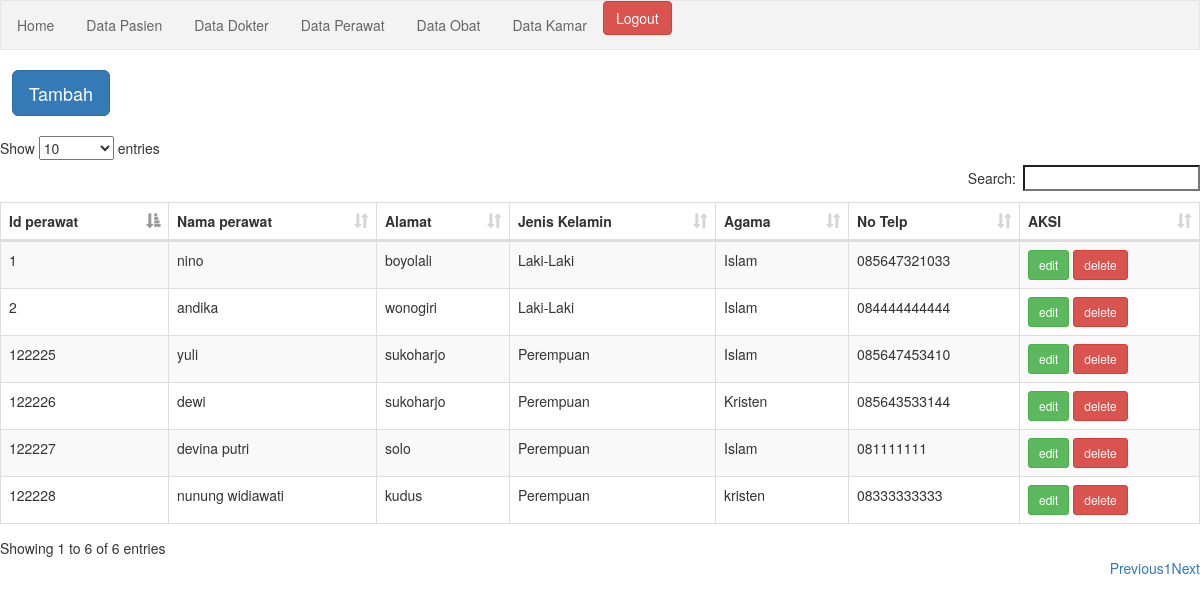
The app's page /perawat.php (signed in) with its own data.
### tables this page shows
CREATE TABLE `perawat` (
  `id_perawat` int(11) NOT NULL,
  `nama_perawat` varchar(256) NOT NULL,
  `alamat_perawat` varchar(256) NOT NULL,
  `jenkel` varchar(45) NOT NULL,
  `agama` varchar(45) NOT NULL,
  `no_telp` varchar(45) NOT NULL
);

### perawat.php (the view, shortened to what this page needs)
<?php
$conn = mysqli_connect("localhost","root","","rumah_sakit");
?>
<!DOCTYPE html>
<html>
<head>
	<link rel="stylesheet" type="text/css" href="css/bootstrap.css">
	<link rel="stylesheet" type="text/css" href="css/bootstrap.min.css">
	<link rel="stylesheet" type="text/css" href="bootstrap.min.css">
	<link rel="stylesheet" type="text/css" href="style.css">
	<link rel="stylesheet" type="text/css" href="dataTables.bootstrap.min.css">
</head>
<body>
<ul>
  <li><a href="index.php">Home</a></li>
  <li><a href="pasien.php">Data Pasien</a></li>
  <li><a href="dokter.php">Data Dokter</a></li>
  <li><a href="perawat.php">Data Perawat</a></li>
  <li><a href="obat.php">Data Obat</a></li>
  <li><a href="kamar.php">Data Kamar</a></li>
  <a href="logout.php" class="btn btn-danger" role="button">Logout</a></li>
</ul>
<br>
<div class="wrapper">
   &nbsp &nbsp<button class="btn btn-primary btn-lg" data-toggle="modal" data-target="#tambahData">Tambah</button>
   <br>
   <br>
	<table id="example" class="table table-striped table-bordered" cellspacing="0" width="100%">
		<thead>
			<tr>
				<th>Id perawat</th>
				<th>Nama perawat</th>
				<th>Alamat</th>
				<th>Jenis Kelamin</th>
				<th>Agama</th>
				<th>No Telp</th>
				<th>AKSI</th>
			</tr>
		</thead>
		 <tbody>
		<?php
		  $query = mysqli_query($conn,"SELECT * FROM perawat ORDER BY id_perawat DESC");
		  while ($data=mysqli_fetch_array($query)) {
		?>
		<tr>
			<td><?php echo $data['id_perawat']; ?></td>
			<td><?php echo $data['nama_perawat']; ?></td>
			<td><?php echo $data['alamat_perawat']; ?></td>
			<td><?php echo $data['jenkel']; ?></td>
			<td><?php echo $data['agama']; ?></td>
			<td><?php echo $data['no_telp']; ?></td>
		<td>
				<a href="#" class="btn btn-success btn-sm" data-toggle="modal" data-target="#edit<?php echo $data['id_perawat']; ?>">edit</a>
				<a href="#" class="btn btn-danger btn-sm" data-target=".bs-example-modal-lg<?php echo $data['id_perawat']; ?>" data-toggle="modal">delete</a>
			</td>
		</tr>
		<?php } ?>
		  </tbody>
	</table>
</div>
</body>
</html>

### style.css (style rules this page uses)
ul { list-style-type: none; margin: 0; padding: 0; overflow: hidden; border: 1px solid #e7e7e7; background-color: #f3f3f3; }
li { float: left; }
li a { display: block; color: #666; text-align: center; padding: 14px 16px; text-decoration: none; }

### records on screen
perawat: id_perawat "122228", nama_perawat "nunung widiawati", alamat_perawat "kudus", jenkel "Perempuan", agama "kristen", no_telp "08333333333"
perawat: id_perawat "122227", nama_perawat "devina putri", alamat_perawat "solo", jenkel "Perempuan", agama "Islam", no_telp "081111111"
perawat: id_perawat "122226", nama_perawat "dewi", alamat_perawat "sukoharjo", jenkel "Perempuan", agama "Kristen", no_telp "085643533144"
perawat: id_perawat "122225", nama_perawat "yuli", alamat_perawat "sukoharjo", jenkel "Perempuan", agama "Islam", no_telp "085647453410"
perawat: id_perawat "2", nama_perawat "andika", alamat_perawat "wonogiri", jenkel "Laki-Laki", agama "Islam", no_telp "084444444444"
perawat: id_perawat "1", nama_perawat "nino", alamat_perawat "boyolali", jenkel "Laki-Laki", agama "Islam", no_telp "085647321033"
